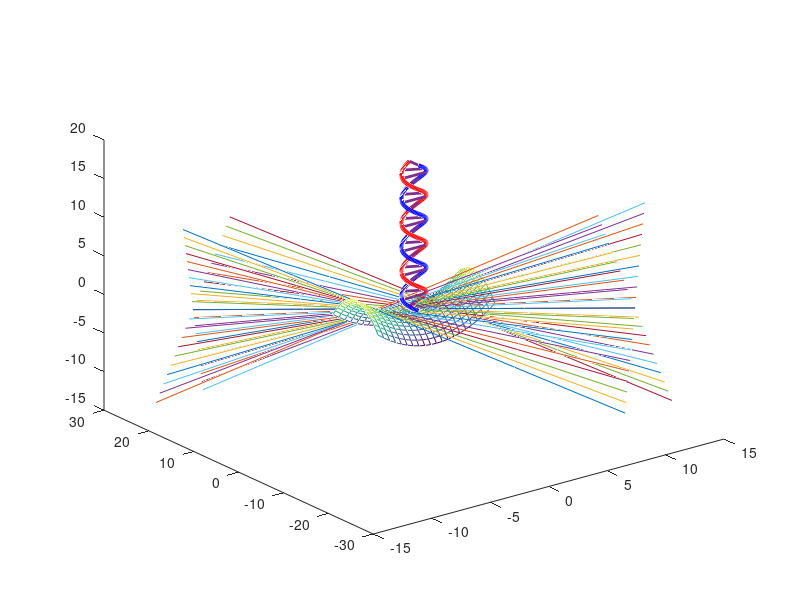

Source code (MATLAB):
%%
%1
a=input('a=');
b=input('b=');
c=input('c=');
d=input('d=');
u=linspace(-2,2,50);
v=linspace(-2,2,50);
[x,y]=meshgrid(u,v);
z=-(a*x+b*y+d)/c;
plot3(x,y,z);
%%
%2
u=linspace(-5,5,100);
v=linspace(-5,5,100);
[x,y]=meshgrid(u, v);
z=-x.*sin(x)-y.*cos(y);
mesh(x,y,z);
%plot3(x,y,z);
%%
%3.m
u=linspace(0,2*pi,100);
v=linspace(0,5,100);
[U,V]=meshgrid(u,v);
a=2; R=3;
x=(a+R*sin(U)).*cos(V);
y=(a+R*sin(U)).*sin(V);
z=R*cos(U)+a*V;
mesh(x,y,z);
title('Винтовой тор');
%surfc(x,y,z);
%surf(x,y,z);
%%
%4
a=2*pi;
[X,Y]=meshgrid(-1:0.05:1,-1:0.05:1);
R=sqrt(X.^2+Y.^2);
Z=(2*besselj(1,a*R)./R).^2;
surf(X,Y,Z);
set(gca,'Zscale','Log');
%%
%5
t=linspace(0,6*pi,200);
x=sin(t);
y=cos(t);
z=t;
plot3(x,y,z,'r','LineWidth',3);
hold on;
x=-sin(t);
y=-cos(t);
z=t;
plot3(x,y,z,'b','LineWidth',3);
for t1=[0:pi/4:6*pi]
    line([sin(t1) -sin(t1)],[cos(t1) -cos(t1)],[t1 t1],'Color','#7E2F8E','LineWidth',2);
end
%%
%6
[x,y]=meshgrid(-5:0.5:5,-5:0.5:5);
a=2; b=3;
z=x.^2/(2*a^2)-y.^2/(2*a^2);
mesh(x,y,z);
hold on;
for h=[-2:0.2:2]
    t1=[-1:0.5:1];
    x1=a*h/2+a^2*b*t1;
    y1=b*h/2-a*b^2*t1;
    z1=h*a*b*t1;
    plot3(x1,y1,z1);
    x2=a*h/2+a^2*b*t1;
    y2=-b*h/2-a*b^2*t1;
    z2=-h*a*b*t1;
    plot3(x2,y2,z2);
end
hold off;